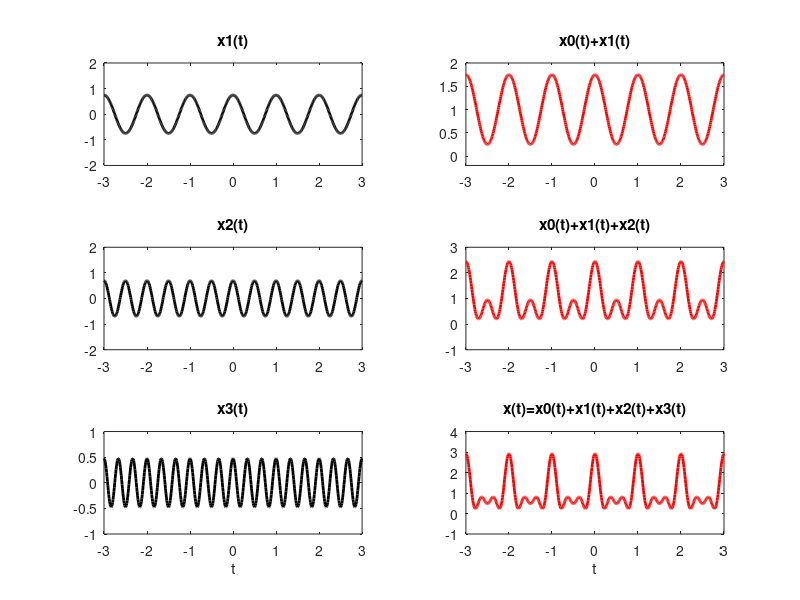

MATLAB code to generate this figure:
clc
clear all
close all

t = -3:0.01:3; % duration of signal
% dc component for k=0
x0 = 1;

% first harmonic components for k=?1 and k=1
x1 = (1/2)*exp(j*(-1)*2*pi*t)+(1/4)*exp(j*(1)*2*pi*t);

4
y1 = x0 + x1; % sum of dc component and first harmonic

% second harmonic components for k=?2 and k=2
x2 = (1/5)*exp(j*(-2)*2*pi*t)+(1/2)*exp(j*(2)*2*pi*t);
y2 = y1 + x2; % sum of all components until second harmonic

% third harmonic components for k=?3 and k=3
x3 = (1/7)*exp(j*(-3)*2*pi*t)+(1/3)*exp(j*(3)*2*pi*t);
x = x0 + x1 + x2 + x3; % sum of all components until third harmonic

figure;
subplot(3,2,1);
plot(t,x1,'k','lineWidth',2);
axis([-3 3 -2 2]);
title('x1(t)');

subplot(3,2,2);
plot(t,y1,'r','lineWidth',2); axis([-3 3 -0.2 2]);
title('x0(t)+x1(t)');

subplot(3,2,3);
plot(t,x2,'k','lineWidth',2);
axis([-3 3 -2 2]);
title('x2(t)');

subplot(3,2,4);
plot(t,y2,'r','lineWidth',2);
axis([-3 3 -1 3]);
title('x0(t)+x1(t)+x2(t)');

subplot(3,2,5);

5

plot(t,x3,'k','lineWidth',2);
xlabel('t'); axis([-3 3 -1 1]); title('x3(t)');

subplot(3,2,6);
plot(t,x,'r','lineWidth',2);
xlabel('t'); axis([-3 3 -1 4]);
title('x(t)=x0(t)+x1(t)+x2(t)+x3(t)')
